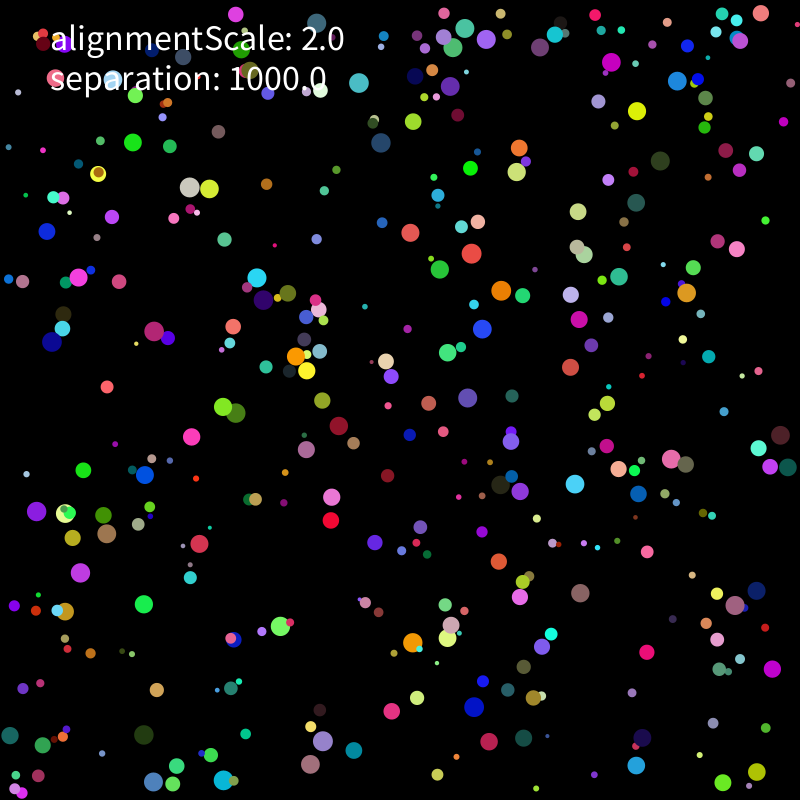
Frame 1 (no input)
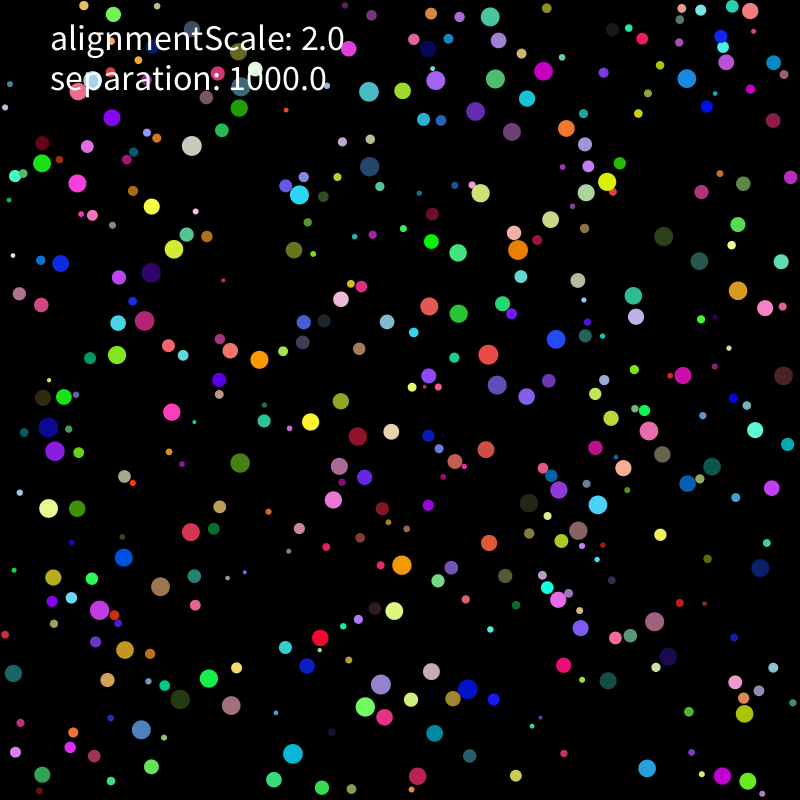
Frame 60 (the mouse pressed at the canvas centre just before this capture)
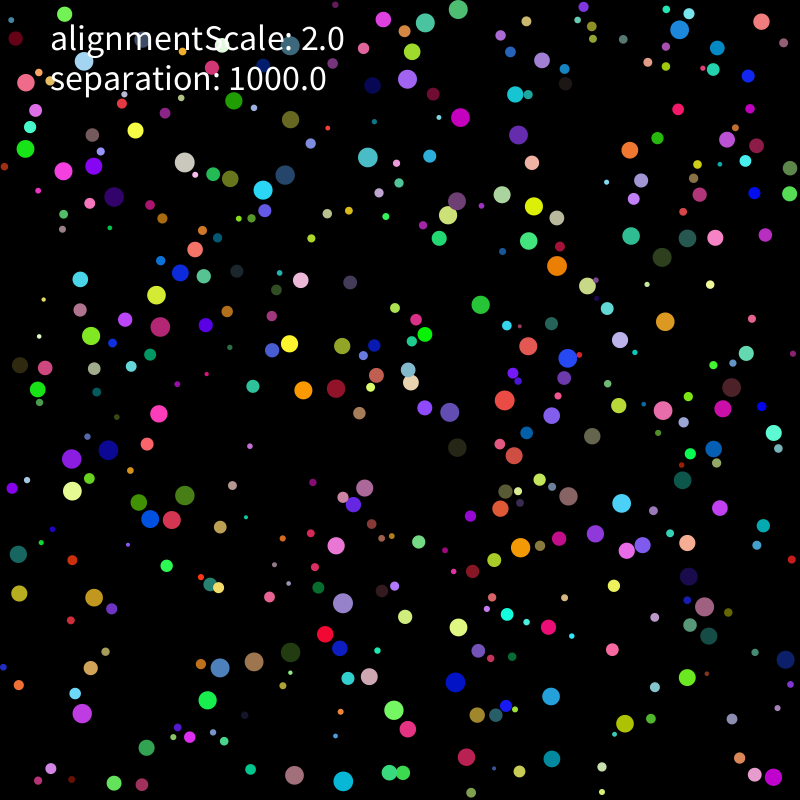
Frame 120 (the mouse held since frame 60 and released just before this capture)

The Processing sketch that drew these frames (run headless with seeded random() and noise(); from frame 60 on, the mouse is pressed at the canvas centre):

// Processing sketch: bit2atom20211214a_flocking_codeDemo
// ── bit2atom20211214a_flocking_codeDemo.pde
int numOfElements = 400;
Agent[] agents;
boolean catchNeighbor;
boolean crossSpace;
boolean align;

//gloabl parameters
float alignmentScale = 2;
float separation = 1000;
float neighborDist = 30;

void setup() {
  size(800, 800);
  background(0);
  agents = new Agent[numOfElements];
  initiate();
}

void initiate() {
  //PVector pos = new PVector(random(width), random(height));
  //float radiu = random(20, 100);
  //agents = new Agent(pos, radiu);
  for (int i = 0; i < agents.length; i ++) {
    float radiu = random(2, 10);
    PVector pos = new PVector(random(radiu, width - radiu), random(radiu, height - radiu));
    agents[i] = new Agent(pos, radiu);
  }
}

void draw() {
  background(0);
  //fill(0, 5);
  //noStroke();
  //rect(0,0, width, height);
  for (int i = 0; i < agents.length; i ++) {
    agents[i].update();
  }
  
  textSize(36);
  fill(255);
  text("alignmentScale: " + alignmentScale, 50, 50);
  text("separation: " + separation, 50, 90);
}

void keyPressed() {
  if (key == 'r') initiate();
  if (key == 'l') catchNeighbor = !catchNeighbor;
  if (key == 'c') crossSpace = !crossSpace;
  if (key == 'g') align = !align;

  if (key == 'a') alignmentScale += 0.1;
  if (key == 'z') {
    if (alignmentScale >= 0.1) {
      alignmentScale -= 0.1;
    }
  }
  
  if (key == 's')separation += 100;
  if (key == 'x') {
    if (separation >= 100) {
      separation -= 100;
    }
  }
}

// ── Agent.pde
class Agent {
  PVector loc;// = new PVector();
  float r;
  PVector speed;
  color agentColor = color(random(255), random(255), random(255));
  float speedLimit = 2;
  
  //boolean catchNeighbor = true;

  void update() {
    move();

    if (crossSpace) {
      squareSpace();
    } else {
      edge();
    }

    show();
    if (catchNeighbor) {
      neighbor();
    }
    collision();
    if (align) {
      alignment();
    }
  }

  Agent(PVector loc_, float r_) {
    loc = loc_;
    r = r_;
    speed = new PVector(random(-1, 1), random(-1, 1));
    speed.mult(5);
  }

  void show() {
    //agentColor = color(random(255), random(255), random(255));
    fill(agentColor);
    noStroke();
    ellipse(loc.x, loc.y, r*2, r*2);
  }

  void move() {
    speed.limit(speedLimit);
    loc.add(speed);
    //speed = new PVector(0, 0);
  }

  void edge() {
    if (loc.x+r >= width) {
      loc.x = width - r;
      speed.x = speed.x * -1;
    }
    if (loc.x-r <= 0) {
      loc.x = r;
      speed.x = speed.x * -1;
    }
    if (loc.y+r >= height) {
      loc.y = height - r;
      speed.y = speed.y * -1;
    }
    if (loc.y-r <= 0) {
      loc.y = r;
      speed.y = speed.y * -1;
    }
  }

  void squareSpace() {
    if (loc.x > width + r) {
      loc.x = - r;
    }
    if (loc.x < -r) {
      loc.x = width + r;
    }
    if (loc.y > height + r) {
      loc.y = - r;
    }
    if (loc.y < -r) {
      loc.y = height + r;
    }
  }

  void neighbor() {
    for (Agent a : agents) {
      PVector dd = PVector.sub(loc, a.loc);
      float ccdd = dd.mag();

      if (ccdd > 0 && dd.mag() < neighborDist) {
        stroke(255);
        float w = map(ccdd, 0, neighborDist, 10, 1);
        strokeWeight(w);
        line(loc.x, loc.y, a.loc.x, a.loc.y);
      }
    }
  }

  void collision() {
    for (Agent a : agents) {
      PVector dd = PVector.sub(loc, a.loc);
      float ccdd = dd.mag();
      if (ccdd <= r + a.r) {
        PVector acc = PVector.sub(loc, a.loc);
        acc.normalize();
        acc.mult(separation/(r*r));//加速度与半径平方成反比
        speed.add(acc);
      }
    }
  }

  void alignment() {
    for (Agent a : agents) {
      PVector dd = PVector.sub(loc, a.loc);
      float ccdd = dd.mag();
      PVector meanSpeed = new PVector();
      int count = 1;
      if (ccdd > 0 && dd.mag() < neighborDist) {
        meanSpeed.add(a.speed);
        count ++;
      }
      meanSpeed.div(count);
      meanSpeed.normalize();
      meanSpeed.mult(alignmentScale);
      speed.add(meanSpeed);
    }
  }
}
